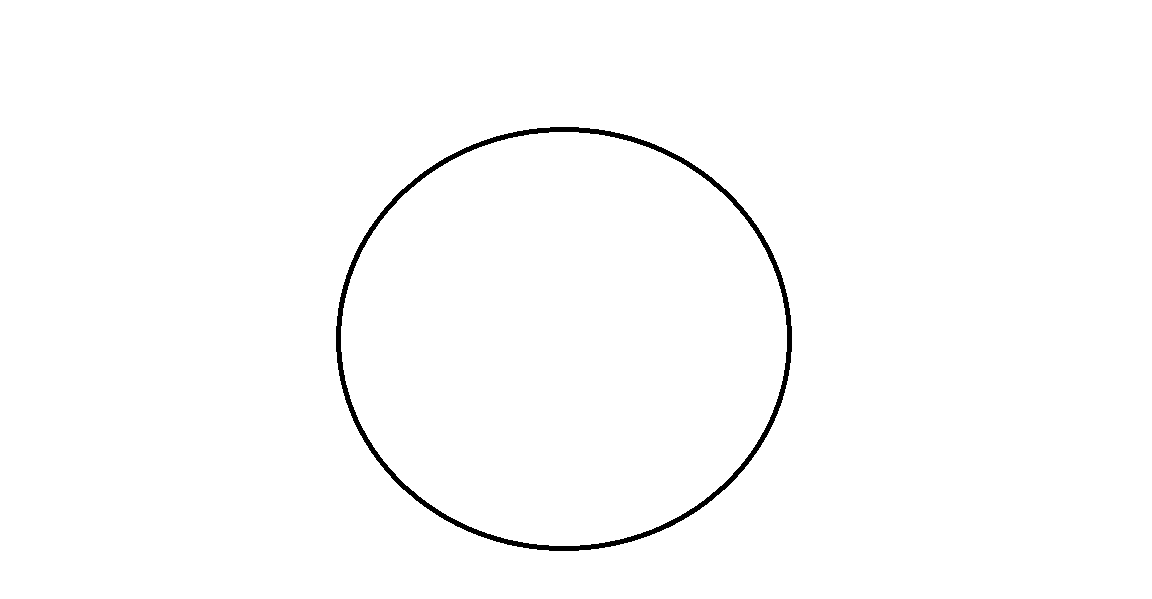
#> input picture ImageFolder/MsSphere.png, 1152 x 599 px
$ python -i image_processing.py   (imports and definitions only)
#> lines starting #> are read from the running program, lines starting #| are printed output that depends on the picture; after the words box and inside, x2 and y2 are one past the last pixel; in counts of white or black regions, pixels touching at a corner belong together
import cv2
import os
import numpy as np
import bpy
from dataclasses import dataclass

# [17 lines that did not run here, left out]

# [8 lines that did not run here, left out]

# this will be called once the images are ready
def prepare_image(image_path):

#> called with image_path = 'ImageFolder/MsSphere.png'
    image = cv2.imread(image_path)
#> image is the input picture: shape (599, 1152, 3); 99% white; 1 black region, box (x1, y1, x2, y2) and area: (336, 127, 792, 551) 6822

    # temporary file size. adjusting files to the same scale can be beneficial for feature detectors
    resized_image = cv2.resize(image, (800, 600))
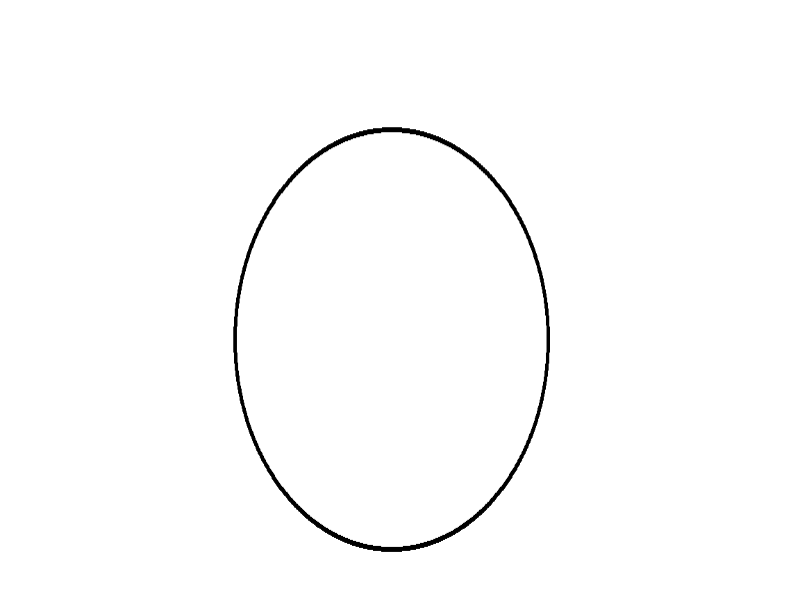
#> resized_image: shape (600, 800, 3); min 0, max 255, mean 252.5

    # grayscale reduces computational load
    gray_image = cv2.cvtColor(resized_image, cv2.COLOR_BGR2GRAY)

    # noise reduction
    blurred_image = cv2.GaussianBlur(gray_image, (5, 5), 0)

    # canny edge detection emphasizes edges in the image
    # we will most likely be using one of the two as feature detectors: ORB, AKAZE.
    # both feature detection algorithms have positive results from this as they often rely on edge information to find key points.
    edges = cv2.Canny(blurred_image, 50, 150)
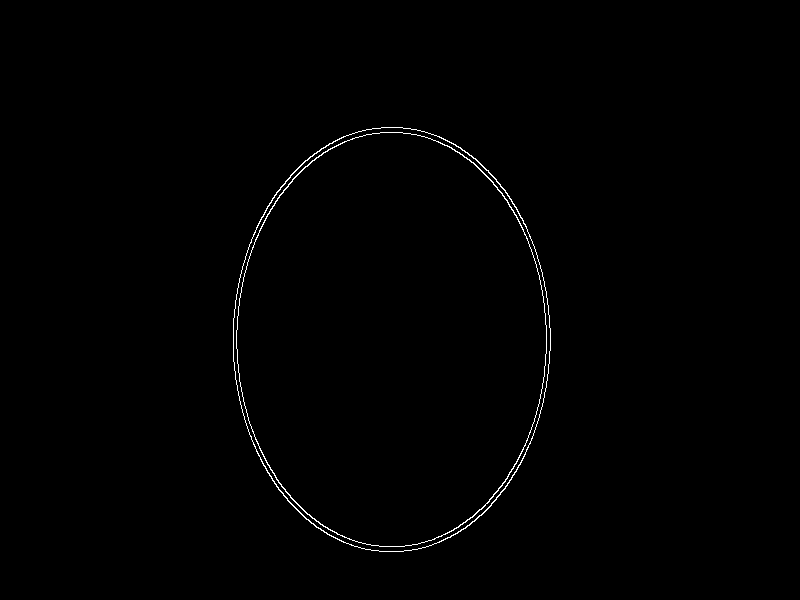
#> edges: shape (600, 800); 0.56% white in thin lines or dots, all inside (x1, y1, x2, y2) = (233, 127, 551, 552)

    # [7 lines of commented-out code are left out]
    Extension =  image_path[image_path.rfind("."): ]
    os.chdir("ImageFolder") #changes the directory to the folder where we are going to save the file
    cv2.imwrite("View1" + Extension, blurred_image ) #saves the image
    os.chdir("..\\") #goes back one directory
    return blurred_image

# wth is this? why is this here and not in a proper file? why does this method even exists? sigh.
# [167 lines left out: functions outline_image, mark_corners, find_and_color_vertices, match_features, not called in this run]

def draw_matches(image1, keypoints1, image2, keypoints2, matches):
    matched_image = cv2.drawMatches(image1, keypoints1, image2, keypoints2, matches, None, flags=cv2.DrawMatchesFlags_NOT_DRAW_SINGLE_POINTS)
    return matched_image

# [150 lines left out: functions detect_and_describe_akaze, test_feature_detection, PlaceImage, PlaceSingluarImage, Feature_detection, EditPicture and 1 more, not called in this run]

>>> result = prepare_image('ImageFolder/MsSphere.png')

$ run again, on ImageFolder/View0.png
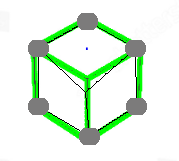
#> input picture ImageFolder/View0.png, 179 x 161 px
#> in prepare_image, image is the input picture: shape (161, 179, 3); mean B, G, R 225.2, 242.1, 225.2
#> in prepare_image, `gray_image = cv2.cvtColor(resized_image, cv2.COLOR_BGR2GRAY)`:
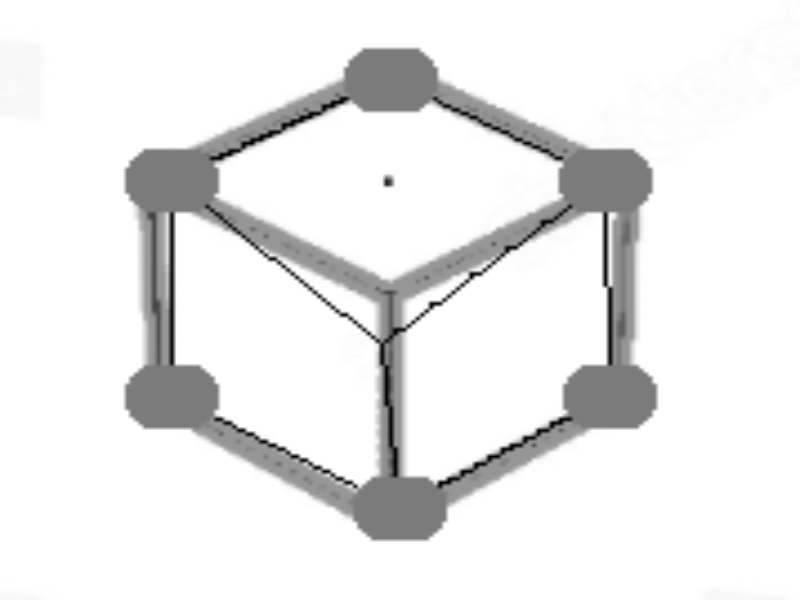
#> gray_image: shape (600, 800); min 0, max 255, mean 235.1
#> in prepare_image, `edges = cv2.Canny(blurred_image, 50, 150)`:
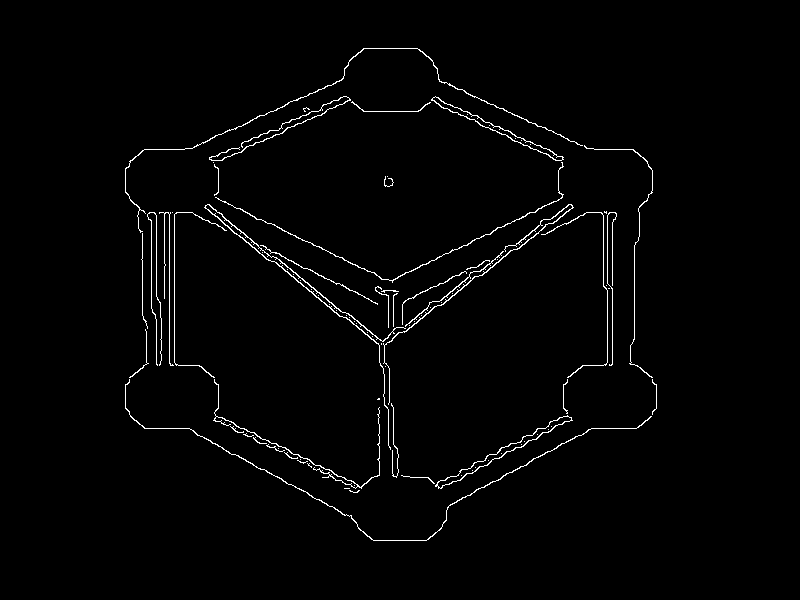
#> edges: shape (600, 800); 1.7% white in thin lines or dots, all inside (x1, y1, x2, y2) = (125, 48, 657, 541)
